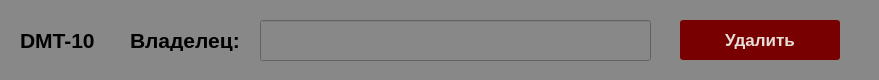
<?xml version="1.0" encoding="UTF-8"?>
<ui version="4.0">
 <class>DevInList</class>
 <widget class="QWidget" name="DevInList">
  <property name="geometry">
   <rect>
    <x>0</x>
    <y>0</y>
    <width>879</width>
    <height>80</height>
   </rect>
  </property>
  <property name="minimumSize">
   <size>
    <width>860</width>
    <height>0</height>
   </size>
  </property>
  <property name="windowTitle">
   <string>Form</string>
  </property>
  <property name="styleSheet">
   <string notr="true">#widget
{
	background-color: rgb(136, 136, 136);
}</string>
  </property>
  <widget class="QWidget" name="widget" native="true">
   <property name="geometry">
    <rect>
     <x>0</x>
     <y>0</y>
     <width>880</width>
     <height>81</height>
    </rect>
   </property>
   <widget class="QLabel" name="label">
    <property name="geometry">
     <rect>
      <x>130</x>
      <y>30</y>
      <width>121</width>
      <height>21</height>
     </rect>
    </property>
    <property name="font">
     <font>
      <pointsize>16</pointsize>
      <weight>75</weight>
      <bold>true</bold>
     </font>
    </property>
    <property name="text">
     <string>Владелец:</string>
    </property>
   </widget>
   <widget class="QPushButton" name="deleteReg">
    <property name="geometry">
     <rect>
      <x>680</x>
      <y>20</y>
      <width>160</width>
      <height>40</height>
     </rect>
    </property>
    <property name="minimumSize">
     <size>
      <width>160</width>
      <height>40</height>
     </size>
    </property>
    <property name="maximumSize">
     <size>
      <width>100</width>
      <height>40</height>
     </size>
    </property>
    <property name="font">
     <font>
      <pointsize>13</pointsize>
      <weight>75</weight>
      <italic>false</italic>
      <bold>true</bold>
     </font>
    </property>
    <property name="styleSheet">
     <string notr="true">background-color: rgb(120, 0, 0);
color: rgb(229, 223, 215);
border-radius: 3px;</string>
    </property>
    <property name="text">
     <string>Удалить</string>
    </property>
   </widget>
   <widget class="QLabel" name="regModel">
    <property name="geometry">
     <rect>
      <x>20</x>
      <y>20</y>
      <width>91</width>
      <height>41</height>
     </rect>
    </property>
    <property name="font">
     <font>
      <pointsize>16</pointsize>
      <weight>75</weight>
      <bold>true</bold>
     </font>
    </property>
    <property name="text">
     <string>DMT-10</string>
    </property>
   </widget>
   <widget class="QLineEdit" name="userName">
    <property name="geometry">
     <rect>
      <x>260</x>
      <y>20</y>
      <width>391</width>
      <height>41</height>
     </rect>
    </property>
    <property name="font">
     <font>
      <pointsize>16</pointsize>
      <weight>75</weight>
      <italic>false</italic>
      <bold>true</bold>
      <underline>true</underline>
     </font>
    </property>
    <property name="styleSheet">
     <string notr="true">background-color: rgb(136, 136, 136);</string>
    </property>
   </widget>
  </widget>
 </widget>
 <resources/>
 <connections/>
</ui>
